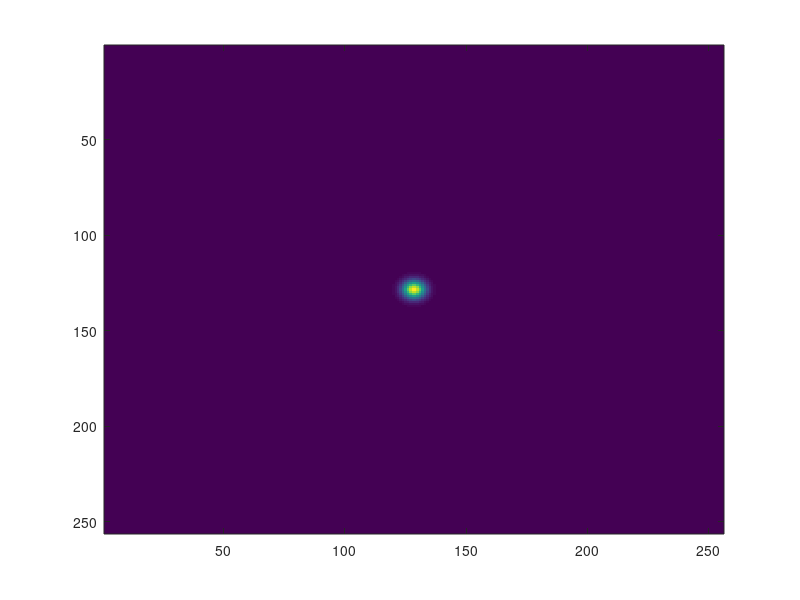
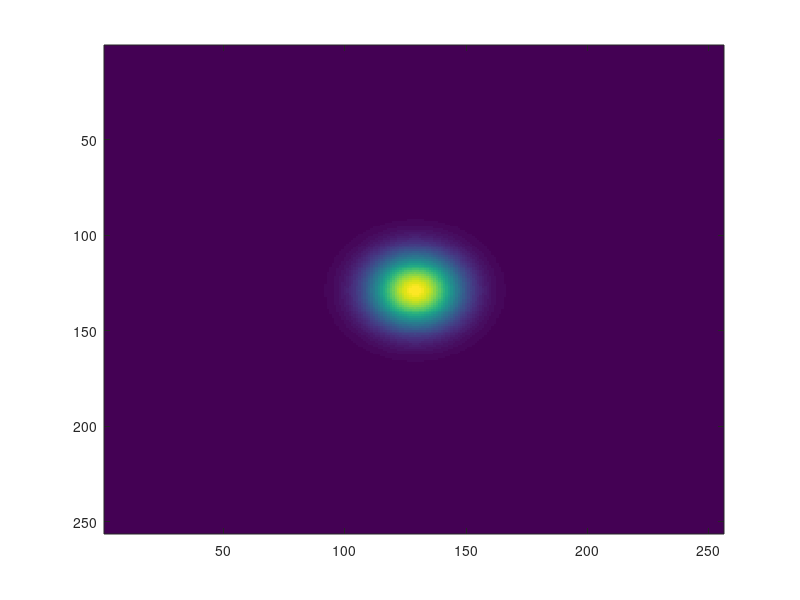
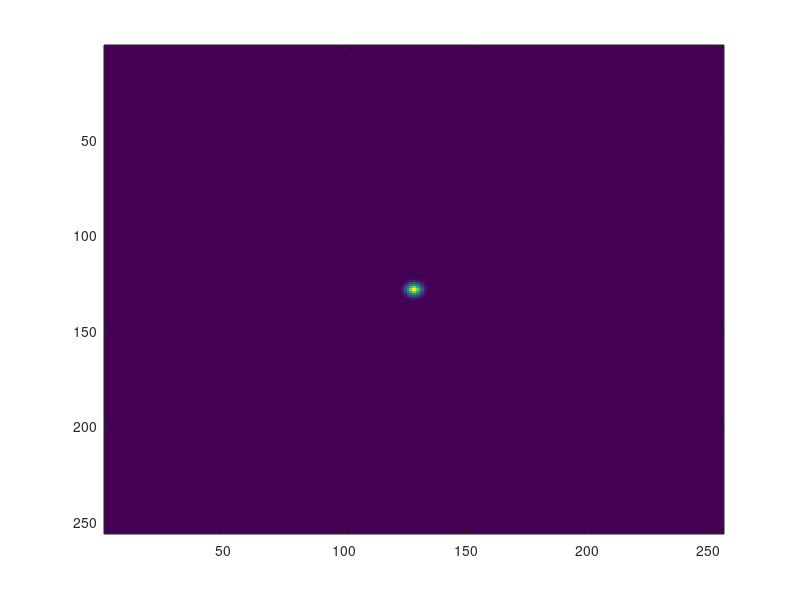

Here is the MATLAB script that generated these plots, in order:
clear
clc
close all hidden

number_of_points = 256;
[X1, X2] = meshgrid(1:number_of_points, 1:number_of_points);

X1 = X1 - mean(X1(:));
X2 = X2 - mean(X2(:));

alpha = 0.05;
f = exp( - alpha * (X1.^2 + X2.^2) );

F = fft2(f);
F = fftshift(F);

figure, imagesc(f)
figure, imagesc(abs(F))

[K1, K2] = meshgrid(1:number_of_points, 1:number_of_points);
K1 = K1 - mean(K1(:));
K2 = K2 - mean(K2(:));

K1 = K1 * 2*pi/number_of_points;
K2 = K2 * 2*pi/number_of_points;

F_analytical = sqrt(pi/alpha) * exp( - pi^2 * (K1.^2 + K2.^2) / alpha );
figure, imagesc(F_analytical)